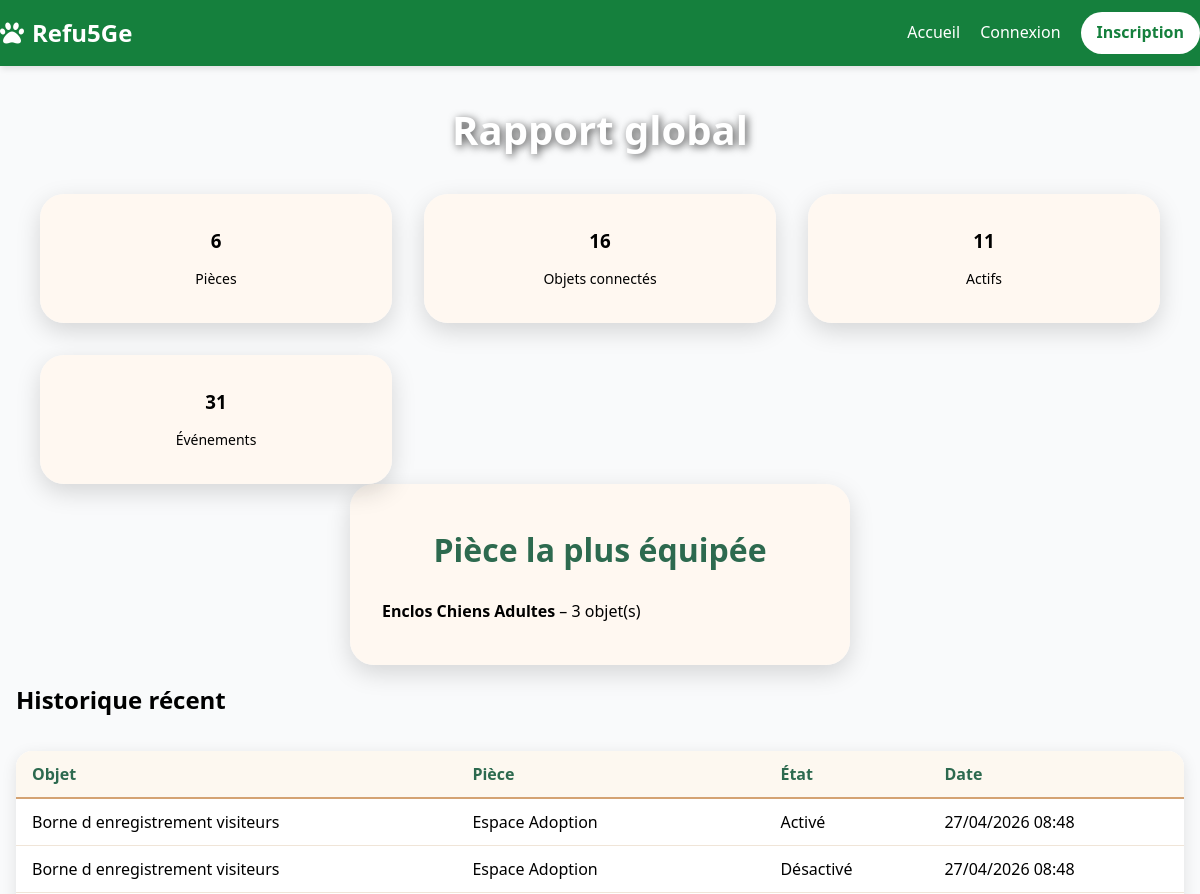
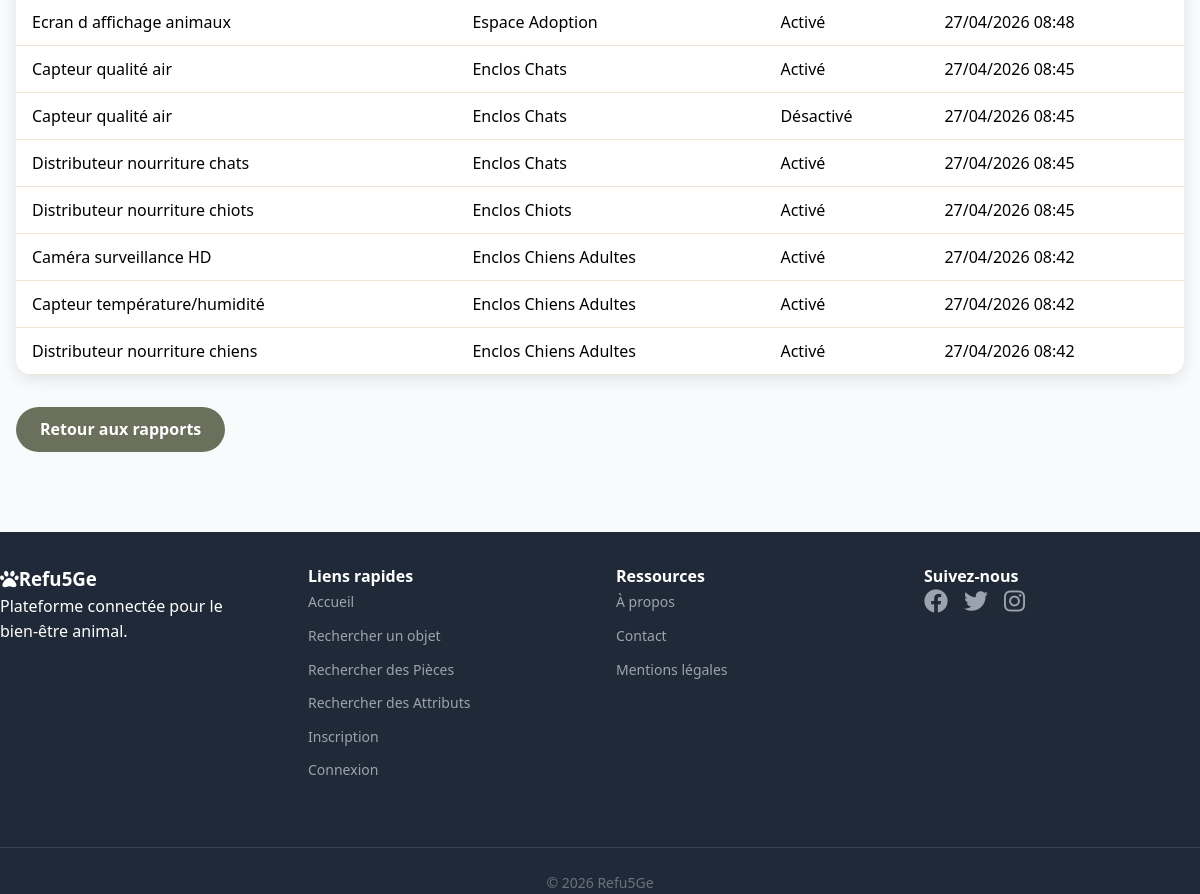
/rapports/global/, run on the app's committed database (2 pictures, top to bottom).
### core/models.py (models this page shows, shortened)
class Room(models.Model):
    id = models.AutoField(primary_key=True)
    name = models.CharField(max_length=100, unique=True)

class DeviceLogActivation(models.Model):
    id = models.AutoField(primary_key=True)
    device = models.ForeignKey(Device, on_delete=models.CASCADE, related_name="logs")
    state = models.BooleanField(default=False)
    date = models.DateTimeField(default=timezone.now)

class Device(models.Model):
    id = models.AutoField(primary_key=True)
    name = models.CharField(max_length=100)
    type = models.CharField(max_length=50)
    description = models.TextField(max_length=200)
    state = models.BooleanField(default=False)
    room = models.ForeignKey(Room, on_delete=models.CASCADE, related_name='devices')
    consumption_per_hour = models.FloatField(default=0.0, validators=[MinValueValidator(0.0)])

### rapports/views.py (the view)
# urls.py: path("global/", views.rapport_global, name="rapport_global"),
def rapport_global(request):
    total_rooms = Room.objects.count()
    total_devices = Device.objects.count()
    active_devices = Device.objects.filter(state=True).count()
    inactive_devices = Device.objects.filter(state=False).count()
    total_logs = DeviceLogActivation.objects.count()
    room_most_devices = (
        Room.objects
        .annotate(nombre_objets=Count("devices"))
        .order_by("-nombre_objets")
        .first()
    )
    recent_logs = (
        DeviceLogActivation.objects
        .select_related("device", "device__room")
        .order_by("-date")[:10]
    )
    context = {
        "total_rooms": total_rooms,
        "total_devices": total_devices,
        "active_devices": active_devices,
        "inactive_devices": inactive_devices,
        "total_logs": total_logs,
        "room_most_devices": room_most_devices,
        "recent_logs": recent_logs,
    }
    return render(request, "rapports/global.html", context)

### templates/rapports/global.html (shortened to what this page needs)
{% extends "base.html" %}
{% block body_class %}auth-page{% endblock %}
{% block content %}
<div class="auth-content">
    <div class="userlist-container">
        <h1 class="userlist-title">Rapport global</h1>
        <div class="cards-grid mb-6">
            <div class="card text-center">
                <h3>{{ total_rooms }}</h3>
                <p class="text-sm text-gray-600">Pièces</p>
            </div>
            <div class="card text-center">
                <h3>{{ total_devices }}</h3>
                <p class="text-sm text-gray-600">Objets connectés</p>
            </div>
            <div class="card text-center">
                <h3>{{ active_devices }}</h3>
                <p class="text-sm text-gray-600">Actifs</p>
            </div>
            <div class="card text-center">
                <h3>{{ total_logs }}</h3>
                <p class="text-sm text-gray-600">Événements</p>
            </div>
        </div>
        {% if room_most_devices %}
        <div class="card mb-4">
            <h2 class="text-lg font-semibold mb-2">Pièce la plus équipée</h2>
            <p><strong>{{ room_most_devices.name }}</strong> – {{ room_most_devices.nombre_objets }} objet(s)</p>
        </div>
        {% endif %}
        <h2 class="text-xl font-semibold mt-4 mb-2">Historique récent</h2>
        <div class="table-wrapper">
            <table>
                <thead>
                    <tr>
                        <th>Objet</th>
                        <th>Pièce</th>
                        <th>État</th>
                        <th>Date</th>
                    </tr>
                </thead>
                <tbody>
                    {% for log in recent_logs %}
                    <tr>
                        <td>{{ log.device.name }}</td>
                        <td>{{ log.device.room.name }}</td>
                        <td>{% if log.state %}Activé{% else %}Désactivé{% endif %}</td>
                        <td>{{ log.date|date:"d/m/Y H:i" }}</td>
                    </tr>
                    {% empty %}
                    <tr><td colspan="4">Aucun historique récent.</td></tr>
                    {% endfor %}
                </tbody>
            </table>
        </div>
        <a href="{% url 'rapports_accueil' %}" class="btn btn-secondary mt-4">Retour aux rapports</a>
    </div>
</div>
{% endblock %}

### static/css/styles.css (style rules this page uses)
:root { --green-primary: #16a34a; --green-dark: #15803d; --gray-bg: #f9fafb; --white: #ffffff; --amber: #b45f2a; --cream: #fef7e0; --text-dark: #421f1f; --green-main: #2d6a4f; }
*, *::before, *::after { box-sizing: border-box; margin: 0; padding: 0; }
html, body { font-family: 'Segoe UI', system-ui, sans-serif; line-height: 1.6; background-color: var(--gray-bg); }
body { display: flex; flex-direction: column; min-height: 100vh; }
a, button { transition: all 0.2s ease-in-out; }
.auth-page { background-image: url('https://images.unsplash.com/photo-1548199973-03cce0bbc87b?ixlib=rb-4.0.3&auto=format&fit=crop&w=1350&q=80'); background-size: cover; background-position: center; background-attachment: fixed; }
.auth-content { display: flex; align-items: center; justify-content: center; min-height: calc(100vh - 200px); padding: 2rem 1rem; }
.card { background-color: rgba(255, 248, 240, 0.92); max-width: 500px; width: 100%; padding: 2.5rem 2rem; border-radius: 1.5rem; box-shadow: 0 8px 25px rgba(0, 0, 0, 0.15); margin: 0 auto; }
.card h2 { text-align: center; font-size: 2rem; font-weight: 700; color: #2d6a4f; margin-bottom: 1.5rem; }
.btn { display: inline-block; padding: 0.6rem 1.5rem; border-radius: 999px; font-weight: 700; text-decoration: none; transition: background 0.3s, transform 0.2s; font-size: 1rem; cursor: pointer; border: none; text-align: center; }
.btn-secondary { background: #6b705c; color: white; }
.cards-grid { display: grid; grid-template-columns: repeat(auto-fit, minmax(280px, 1fr)); gap: 2rem; margin-top: 2rem; padding: 0 1.5rem; max-width: 1200px; margin-left: auto; margin-right: auto; }
.userlist-container { width: 100%; max-width: 1200px; margin: 0 auto; }
.cards-grid .card { max-width: none; padding: 2rem 1.5rem; display: flex; flex-direction: column; align-items: center; gap: 0.8rem; }
.userlist-title { text-align: center; font-size: 2.5rem; font-weight: 800; color: white; text-shadow: 2px 2px 8px rgba(0, 0, 0, 0.7); margin-bottom: 1.5rem; }
.mb-4 { margin-bottom: 1rem; }
.text-center { text-align: center; }
.text-sm { font-size: 0.875rem; }
.font-semibold { font-weight: 600; }
.table-wrapper { background: white; border-radius: 1rem; box-shadow: 0 4px 15px rgba(0, 0, 0, 0.1); overflow: hidden; margin: 2rem 0; }
table { width: 100%; border-collapse: collapse; }
th { background-color: #fdf8f0; padding: 0.75rem 1rem; text-align: left; font-weight: 700; color: #2d6a4f; border-bottom: 2px solid #d4a373; }
td { padding: 0.75rem 1rem; border-bottom: 1px solid #f0e5d8; }

### data on the page
Room: name "Enclos Chiens Adultes", nombre_objets "3"
DeviceLogActivation: device.name "Borne d enregistrement visiteurs", device.room.name "Espace Adoption", state "Activé", date "27/04/2026 08:48"
DeviceLogActivation: device.name "Borne d enregistrement visiteurs", device.room.name "Espace Adoption", state "Désactivé", date "27/04/2026 08:48"
DeviceLogActivation: device.name "Ecran d affichage animaux", device.room.name "Espace Adoption", state "Activé", date "27/04/2026 08:48"
DeviceLogActivation: device.name "Capteur qualité air", device.room.name "Enclos Chats", state "Activé", date "27/04/2026 08:45"
DeviceLogActivation: device.name "Capteur qualité air", device.room.name "Enclos Chats", state "Désactivé", date "27/04/2026 08:45"
DeviceLogActivation: device.name "Distributeur nourriture chats", device.room.name "Enclos Chats", state "Activé", date "27/04/2026 08:45"
DeviceLogActivation: device.name "Distributeur nourriture chiots", device.room.name "Enclos Chiots", state "Activé", date "27/04/2026 08:45"
DeviceLogActivation: device.name "Caméra surveillance HD", device.room.name "Enclos Chiens Adultes", state "Activé", date "27/04/2026 08:42"
DeviceLogActivation: device.name "Capteur température/humidité", device.room.name "Enclos Chiens Adultes", state "Activé", date "27/04/2026 08:42"
DeviceLogActivation: device.name "Distributeur nourriture chiens", device.room.name "Enclos Chiens Adultes", state "Activé", date "27/04/2026 08:42"

### other printed values
{{ total_rooms }} "6"
{{ total_devices }} "16"
{{ active_devices }} "11"
{{ total_logs }} "31"
